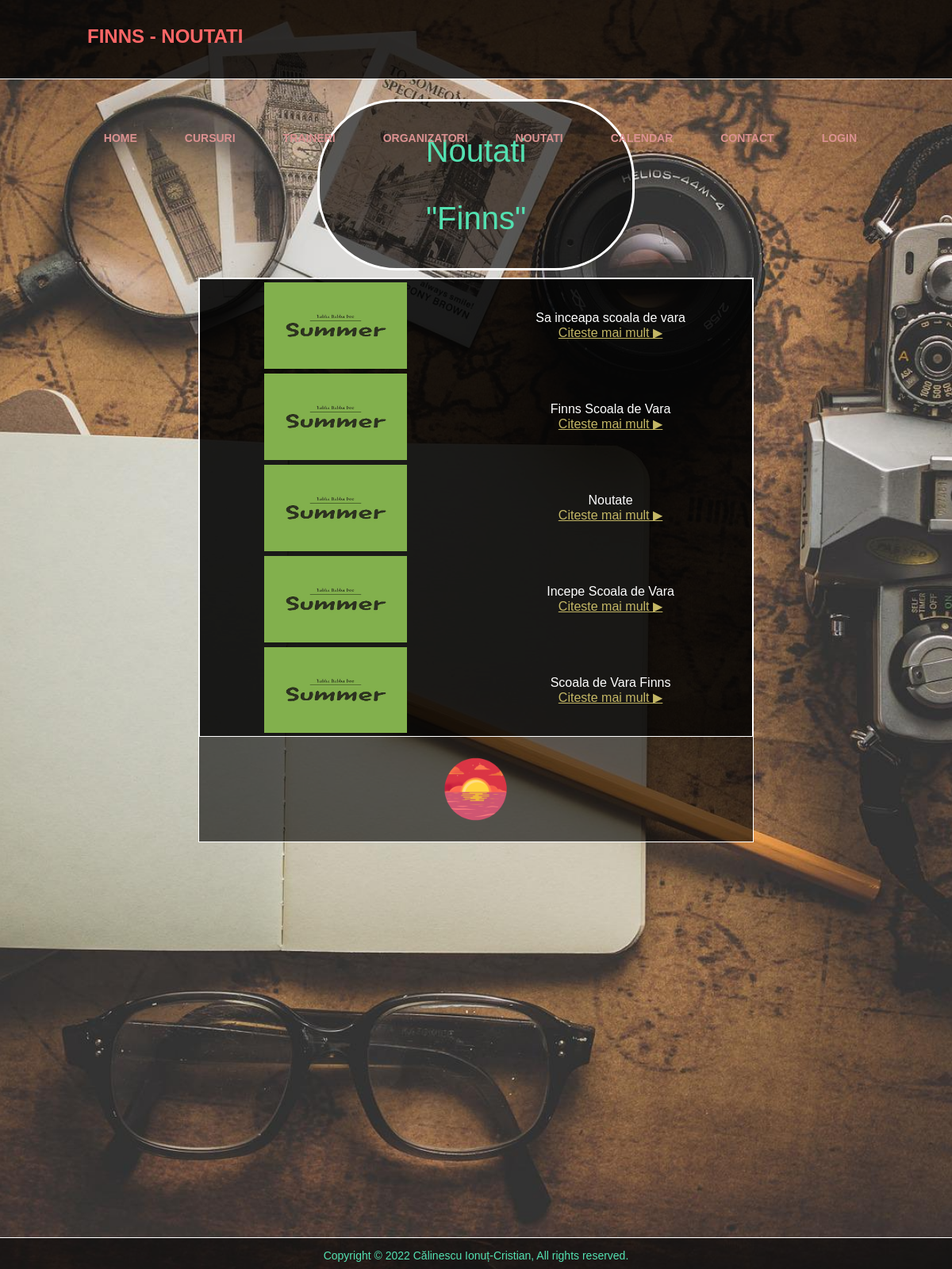
Screenshot of /noutati.php with the database file from the repository.
### tables this page shows
CREATE TABLE `anunturi` (
  `ID` int(11) NOT NULL,
  `Titlu` char(30) NOT NULL,
  `Link` char(200) NOT NULL
);

### noutati.php (the view, shortened to what this page needs)
<!DOCTYPE HTML PUBLIC "-//W3C//DTD HTML 4.01 Transitional//EN" "http://www.w3.org/TR/html4/loose.dtd">
<?php
    require_once "connect.php";
?>
<html>
    <head>
        <link rel="stylesheet" href="css/style.css">
        <link rel="stylesheet" href="css/style2.css">
    </head>
    <body>
        <section>
            <div class="pagina">
                <div class="meniu">
                    <div class="logo">Finns - Noutati</div>
                        <ul>
                            <li><a href="index.php">Home</a> </li>
                            <li><a href="cursuri.php">Cursuri</a> </li>
                            <li><a href="traineri.php">Traineri</a> </li>
                            <li><a href="organizatori.php">Organizatori</a></li>
                            <li><a href="noutati.php">Noutati</a> </li>
                            <li><a href="calendar.php">Calendar</a></li>
                            <li><a href="contact.php">Contact</a> </li>
                            <li><a href="autentificare.php">Login</a> </li>
                        </ul>
                </div>
                <div class="content">
                    <div class="welcome">
                        <p> Noutati </p>
                        <p> "Finns"</p>
                    </div>
                    <div class="continut">
                        <?php
                        $query = "SELECT * FROM anunturi";
                        $result = mysqli_query($conexiune, $query);
                        if(mysqli_num_rows($result)) {
                            print("<table border='0'>\n");
                            while($row = mysqli_fetch_array($result)){
                                print("<tr>\n");
                                print("<td> <img src ='imagini/anunt1.jpeg' alt='Anunt' class='noutate'> </td>");
                                print("<td>" . $row['Titlu']. "<br>\n");
                                print("<a href=" . $row['Link']. " target='_blank'>Citeste mai mult &#9654; </a></td>\n");
                                print("</tr>\n");
                            }
                            print("</table>");
                        }
                        ?>
                        <tr>
                            <td colspan="2">
                                <p>
                                    <img draggable="false" src="gif/soare.gif" alt="Sigla" class="sigla">
                                </p>
                            </td>
                        </tr>
                    </div>
                </div>
                <div class="footer">
                    <p class="subsol">
                        Copyright © 2022 Călinescu Ionuț-Cristian, All rights reserved.
                    </p>
                </div>
             </div>
        </section>
    </body>
</html>

### css/style.css (style rules this page uses)
body { margin: 0; padding: 0; font-family: Arial; }
.meniu { position:fixed; z-index: 1; width: 100%; height: 100px; padding: 10px 90px; box-sizing: border-box; background: rgba(0,0,0,0.8); border-bottom: 1px solid #fff; }
.logo { padding: 22px 20px; height: 80px; float: left; font-size: 24px; font-weight: bold; text-transform: uppercase; color: rgb(255, 102, 102); }
ul { list-style: none; float: right; margin: 0; padding: 0; display: flex; }
ul li a { line-height: 80px; color: #fff; padding: 12px 30px; text-decoration: none; font-size: 14px; font-weight: bold; text-transform: uppercase; }
.pagina { width: 100%; min-height:100%; position:relative; }
.content { width:100%; margin: center; height: 300px; }
.welcome { border: 3px solid #fff; border-radius: 100px; top: 125px; left: 400px; right: 400px; font-size: 40px; position: absolute; color:#fff; background:rgba(0, 0, 0, 0.6); }
.continut { border: 1px solid #fff; top: 350px; left: 250px; right: 250px; position: absolute; color:#fff; background:rgba(0, 0, 0, 0.6); }
.footer { position: absolute; bottom: 0; width: 100%; height: 40px; box-sizing: border-box; background: rgba(0, 0, 0, 0.6); border-top: 1px solid #fff; color:#fff }
section { width: 100%; height: 200vh; background-image: url("../imagini/background.jpg"); background-size: cover; background-position: center; }
img { height: auto; width: 73px; }
.sigla { width: 100px; }
.noutate { width: 180px; }
table { width: 100%; border: 1px solid #ffffff; background: rgba(0,0,0,0.7); color:#fff; }
td , tr { padding: 2px; text-align: center; }
tr { border:3px solid #000000; }
p { text-align: center; padding: 10px, 22px; }
.subsol { font-size: 14px; }
a { color: rgb(196, 183, 101); }

### css/style2.css (style rules this page uses)
body { margin: 0; padding: 0; font-family: Arial; }
.meniu { position:fixed; z-index: 1; width: 100%; height: 100px; padding: 10px 90px; box-sizing: border-box; background: rgba(0,0,0,0.8); border-bottom: 1px solid rgb(255, 255, 255); }
.logo { padding: 22px 20px; height: 80px; float: left; font-size: 24px; font-weight: bold; text-transform: uppercase; color: rgb(255, 102, 102); }
ul { list-style: none; float: right; margin: 0; padding: 0; display: flex; }
ul li a { line-height: 80px; color: rgb(219, 145, 145); padding: 12px 30px; text-decoration: none; font-size: 14px; font-weight: bold; text-transform: uppercase; }
.pagina { width: 100%; }
.content { width:100%; height: 300px; }
.welcome { border: 3px solid #fff; border-radius: 100px; top: 125px; left: 400px; right: 400px; font-size: 40px; position: absolute; color:#fff; background:rgba(0, 0, 0, 0.6); }
.continut { border: 1px solid #fff; top: 350px; left: 250px; right: 250px; position: absolute; color:#fff; background:rgba(0, 0, 0, 0.6); }
.footer { position: absolute; bottom: 0; width: 100%; height: 40px; box-sizing: border-box; background: rgba(0, 0, 0, 0.6); border-top: 1px solid #fff; color:#fff }
section { width: 100%; height: 200vh; background-image: url("../imagini/background.jpg"); background-size: cover; background-position: center; }
img { width: 73px; }
.sigla { width: 100px; }
.noutate { width: 180px; }
table { width: 100%; border: 1px solid #ffffff; background: rgba(0,0,0,0.7); color:#fff; }
td , tr { padding: 2px; text-align: center; }
tr { border:3px solid #000000; }
p { text-align: center; padding: 10px, 22px; color:rgb(83, 225, 177); }
.subsol { font-size: 14px; }
a { color: rgb(196, 183, 101); }

### rows the page displays
anunturi: Titlu "Sa inceapa scoala de vara"
anunturi: Titlu "Finns Scoala de Vara"
anunturi: Titlu "Noutate"
anunturi: Titlu "Incepe Scoala de Vara"
anunturi: Titlu "Scoala de Vara Finns"
